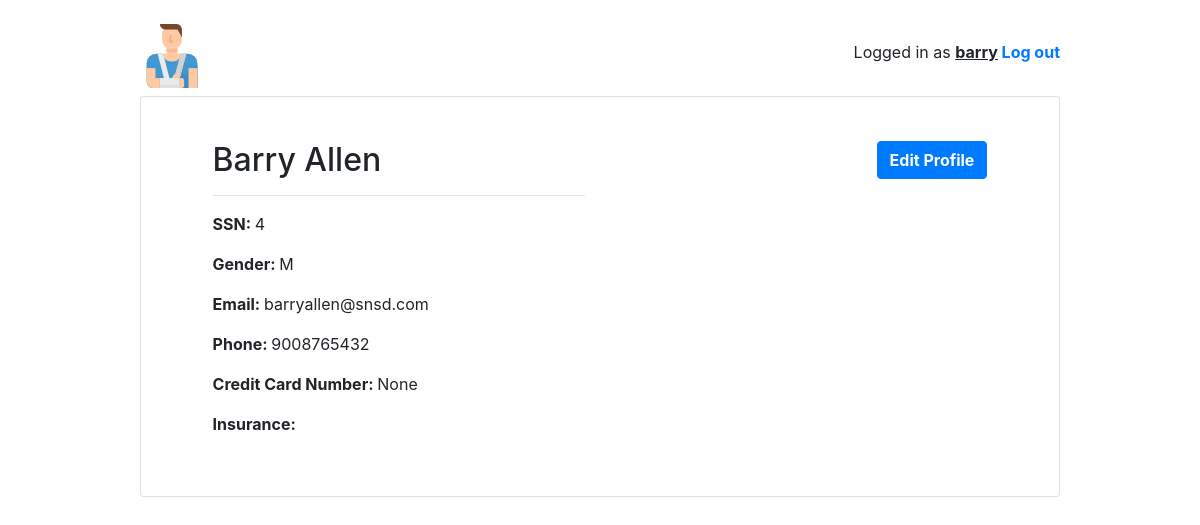
The page /home/patient/pro/profile/4 (signed in) on the database as committed earlier.
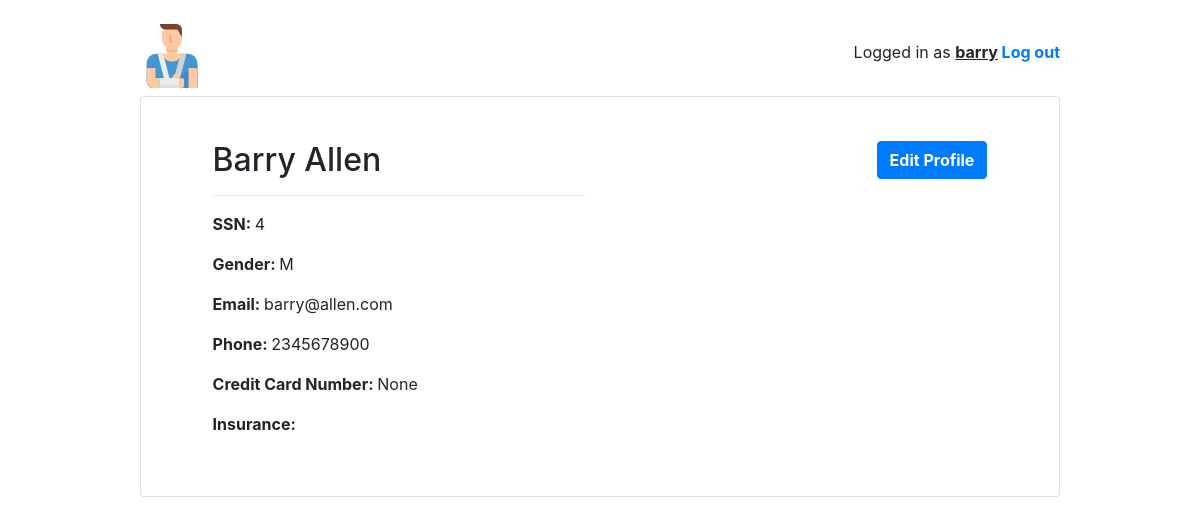
The same page on the database as committed later.
### home/models.py (models this page shows, shortened)
class User(AbstractUser):
    is_patient = models.BooleanField(default=False)
    is_doctor = models.BooleanField(default=False)
    is_pharmacist = models.BooleanField(default=False)
    is_insurance = models.BooleanField(default=False)

class Patient(models.Model):
    GENDER_CHOICES = [('M', 'Male'), ('F', 'Female')]
    user = models.OneToOneField(User, on_delete=models.CASCADE)
    ssn = models.IntegerField('SSN', blank=False, primary_key=True)
    first_name = models.CharField('First Name', max_length=50, blank=False)
    last_name = models.CharField('Last Name', max_length=50, blank=False)
    email = models.EmailField('Email', max_length=40, blank=True, null=True, unique=True)
    gender = models.CharField(max_length=3, choices=GENDER_CHOICES, default='M')
    phone = models.IntegerField('Phone Number', blank=True, null=True)
    creditcard = models.IntegerField('Credit Card Number', blank=True, null=True)
    class Meta:
        ordering = ['ssn']

### home/views/patient.py (the view)
# urls.py: path('pro/profile/<int:pk>', patient.PatientProfileView.as_view(), name='patient_profile'),
@method_decorator([login_required, patient_required], name='dispatch')
class PatientProfileView(DetailView):
    model = Patient
    template_name = 'home/patient/patient_profile.html'

### home/templates/home/patient/patient_profile.html
<!DOCTYPE html>
{% extends "base.html" %}
{% block content %}
<div class="container my-4">
  <div class="row justify-content-center">
    <div class="col-md-11 col-sm-20">
      <div class="row">
        <div class="col-6">
            <h2>{{ user.first_name }} {{ user.last_name}}</h2>
            <hr>
            <p><strong>SSN: </strong> {{ user.patient.ssn }}</p>
            <p><strong>Gender: </strong>{{ user.patient.gender }}</p>
            <p><strong>Email: </strong>{{ user.patient.email }}</p>
            <p><strong>Phone: </strong>{{user.patient.phone}}</p>
            <p><strong>Credit Card Number: </strong>{{user.patient.creditcard}}</p>
            <p><strong>Insurance: </strong>{{user.patient.ins}}</p>
        </div>
        <div class="col-6 text-right">
            <a href="{% url 'patient:patient_edit' user.patient.ssn user.patient.ssn%}" class="btn btn-primary" role="button"><strong>Edit Profile</strong></a>
        </div>
      </div>
     </div>
  </div>
</div>
{% endblock %}

### templates/base.html (shortened to what this page needs)
<!DOCTYPE html>
{% load static %}
<html lang="en">
<head>
    <link rel="stylesheet" href="https://maxcdn.bootstrapcdn.com/bootstrap/4.0.0/css/bootstrap.min.css">
    <link rel="stylesheet" type="text/css" href="{% static 'vendor/fontello-2f186091/css/fontello.css' %}">
    <link rel="stylesheet" type="text/css" href="{% static 'css/app.css' %}">
    {% if user.is_authenticated and user.is_patient %}
        <link rel="stylesheet" type="text/css" href="{% static 'css/patients.css' %}">
    {% elif user.is_authenticated and user.is_doctor %}
        <link rel="stylesheet" type="text/css" href="{% static 'css/doctors.css' %}">
    {% elif user.is_authenticated and user.is_pharmacist %}
        <link rel="stylesheet" type="text/css" href="{% static 'css/pharmacist.css' %}">
    {% elif user.is_authenticated and user.is_insurance %}
        <link rel="stylesheet" type="text/css" href="{% static 'css/all.css' %}">
    {% else %}
        <link rel="stylesheet" type="text/css" href="{% static 'css/all.css' %}">
    {% endif %}
</head>
<body>
<div class="container my-4">
  <div class="row justify-content-center">
    <div class="col-md-10 col-sm-12">
      <div class="row">
        <div class="col-6">
            {% if user.is_authenticated and user.is_doctor %}
                <h1 class="logo"><a href="{% url 'index' %}"><img src="{% static 'images/doctor.png' %}"></a></h1>
            {% elif user.is_authenticated and user.is_patient %}
                <h1 class="logo"><a href="{% url 'index' %}"><img src="{% static 'images/patient.png' %}"></a></h1>
            {% elif user.is_authenticated and user.is_pharmacist %}
                <h1 class="logo"><a href="{% url 'index' %}"><img src="{% static 'images/phar.png' %}"></a></h1>
            {% elif user.is_authenticated and user.is_insurance %}
                <h1 class="logo"><a href="{% url 'index' %}"><img src="{% static 'images/ins.png' %}"></a></h1>
            {% else %}
                <h1 class="logo"><a href="{% url 'index' %}"><img src="{% static 'images/medical-history.png' %}"></a></h1>
            {% endif %}
        </div>
        <div class="col-6 text-right">
          {% if user.is_authenticated %}
            <p class="pt-3">Logged in as <strong><u>{{ user.username }}</u> <a href="{% url 'logout' %}">Log out</a></strong></p>
          {% else %}
            <a href="{% url 'login' %}" class="btn btn-light" role="button">Log in</a>
            <a href="{% url 'signup' %}" class="btn btn-primary" role="button">Sign up</a>
          {% endif %}
        </div>
      </div>
      <div class="card mb-3">
        <div class="card-body">
          {% block content %}
          {% endblock %}
        </div>
      </div>
    </div>
  </div>
</div>
</body>
</html>

Rows that differ between the two databases and show on the page:
changed User "Barry": patient.email "barryallen@snsd.com" → "barry@allen.com"; patient.phone "9008765432" → "2345678900"
